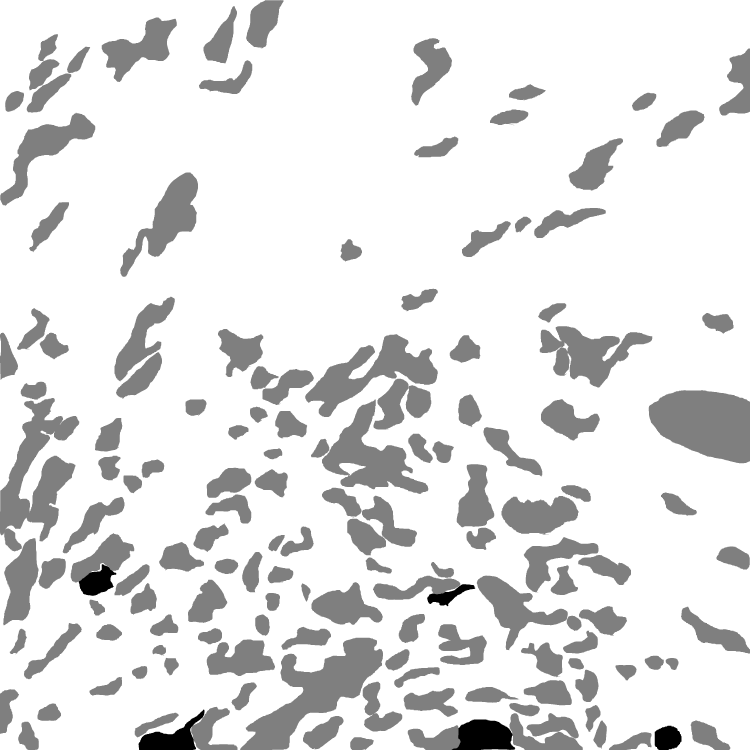
#> input picture sample_data/experiment1/image1/observer2/mask.png, 3000 x 3000 px, found by its file name (shown at 1/4 size)
$ python BWFK.py
#> lines starting #> are read from the running program, lines starting #| are printed output that depends on the picture; after the words box and inside, x2 and y2 are one past the last pixel; in counts of white or black regions, pixels touching at a corner belong together
### Utilities.py
# -*- coding: utf-8 -*-
"""
Created on Fri Feb  9 15:05:07 2024

@author: Abdulkerim Capar
"""
import os
from PIL import Image
import xml.etree.ElementTree as ET
import math

def euclidean_distance(x1, y1, x2, y2):
    return math.sqrt((x1 - x2)**2 + (y1 - y2)**2)

# Read box annotation coordinates form ASAP formatted xml file, without mask control
# [56 lines left out: functions readCentersFromXml, readCentersFromXmlWithMaskImage, not called in this run]

# Read <file_name> named images in <image_level_folder_path> folder for each <observer_list> folder
def ReadFilePathsFromImageFolder(image_level_folder_path, file_name, observer_list):
#> called with file_name = 'mask.png'
    files_all = []
    for index, observer_level_folder in enumerate(observer_list):
        observer_level_folder_path = os.path.join(image_level_folder_path, observer_level_folder)

        if os.path.isdir(observer_level_folder_path):
            file_path = os.path.join(observer_level_folder_path, file_name)
            files_all.append(file_path)

    return files_all

# Read <file_name> named images in <experiment_level_folder_path> folder for each image folder and for each <observer_list> folder
def ReadFilePathsFromExperimentFolder(experiment_level_folder_path, file_name, observer_list):
    files_all = []
    for index, image_level_folder in enumerate(os.listdir(experiment_level_folder_path)):
        image_level_folder_path = os.path.join(experiment_level_folder_path, image_level_folder)

        if not os.path.isdir(image_level_folder_path):
            continue

        files = ReadFilePathsFromImageFolder(image_level_folder_path, file_name, observer_list)
        files_all.append((image_level_folder, files))

    return files_all


# [7 lines of commented-out code are left out]

### BWFK.py
# -*- coding: utf-8 -*-
"""
Created on Fri Feb  9 15:29:53 2024

@author: Abdulkerim Capar
"""
import os
from PIL import Image
import numpy as np
from scipy.ndimage import distance_transform_edt
import statsmodels.stats.inter_rater as ir
import Utilities

def create_boundary_image(binary_image):
    rows, cols = binary_image.shape
    # boundary_image = np.zeros_like(binary_image)
    boundary_image = np.ones_like(binary_image) * 1

    for i in range(1, rows - 1):
        for j in range(1, cols - 1):
            # Check if the current pixel has opposite value neighbors
            if binary_image[i, j] == 1:
                if binary_image[i, j] != binary_image[i-1, j] or \
                   binary_image[i, j] != binary_image[i+1, j] or \
                   binary_image[i, j] != binary_image[i, j-1] or \
                   binary_image[i, j] != binary_image[i, j+1]:
                       boundary_image[i, j] = 0

    return boundary_image

def fleissKappaWeighted(rate, n, weights):
    N = len(rate)
    k = len(rate[0])
    # print("#raters = ", n, ", #subjects = ", N, ", #categories = ", k)

    weights = N * weights / sum(weights)

    # Calculate PA
    sum_pa = 0
    for row, w in zip(rate, weights):
        sum_row = 0
        for i in row:
            sum_row += i**2
        pi = (sum_row - n) / (n * (n - 1))
        sum_pa += w * pi
    PA = sum_pa / N
    # print("PA = ", PA)

    # Calculate PE
    sum_pe = 0
    for i in range(k):
        sum_pe_j = 0
        for row, w in zip(rate, weights):
            pj = row[i] / (N * n)
            sum_pe_j += w * pj
        sum_pe += sum_pe_j**2
    PE = sum_pe
    # print("PE =", PE)


    kappa = -float("inf")
    try:
        kappa = (PA - PE) / (1 - PE)
        kappa = float("{:.3f}".format(kappa))
    except ZeroDivisionError:
        print("Expected agreement = 1")

    # print("Fleiss' Kappa =", kappa)

    return kappa


def RunBWFK(image_paths, resizeW, resizeH, DL):
#> called with resizeW = 300, resizeH = 300, DL = 5
    pix_matrix = []
    distance_transforms = []

    for i, path in enumerate(image_paths):

        image = Image.open(path)
#> image is the input picture: PIL image 3000x3000 L; min 0, max 2, mean 1.77
        image2 = image.resize((resizeW,resizeH), Image.NEAREST)
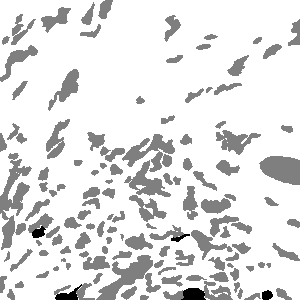
#> image2: PIL image 300x300 L; min 0, max 2, mean 1.77; drawn with min black and max white

        image_data = np.array(image2)
        image_data[image_data == 0] = 0
        image_data[image_data == 1] = 0
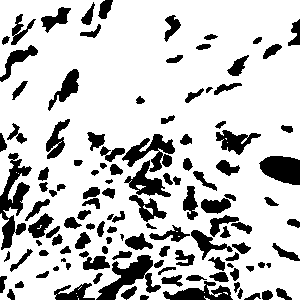
#> image_data: shape (300, 300); values 0 (black) and 2 (white), 78.2% white; 122 black regions (3 under 20 px), largest, box (x1, y1, x2, y2) and area: (0, 153, 32, 250) 1305, (96, 255, 161, 300) 1118, (122, 134, 175, 172) 903
        image_data[image_data == 2] = 1 #stroma

        boundary_data = create_boundary_image(image_data)
#> after the loop in create_boundary_image, `for i in range(1, rows - 1):`:
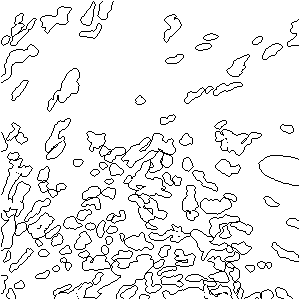
#> boundary_image: shape (300, 300); values 0 (black) and 1 (white), 92.7% white; black in thin lines or dots

        distance_transform = distance_transform_edt(boundary_data)
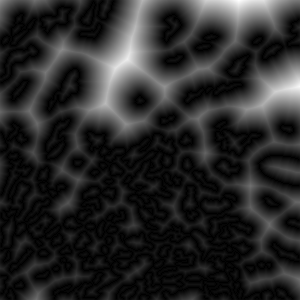
#> distance_transform: shape (300, 300) float64; min 0, max 40.82, mean 6.6; drawn with min black and max white
#> pass 3 of the loop in RunBWFK, `for i, path in enumerate(image_paths):`:
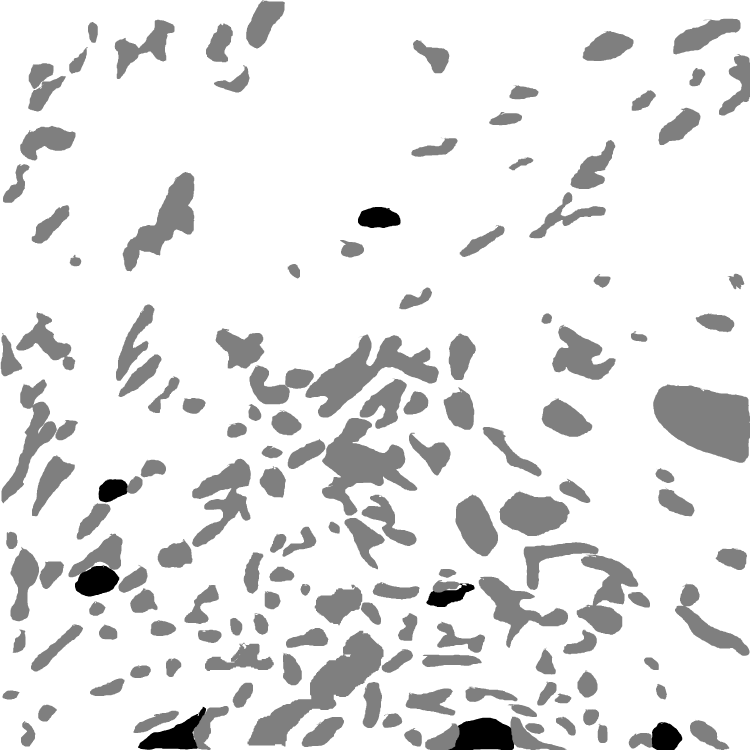
#> input picture sample_data/experiment1/image1/observer3/mask.png, 3000 x 3000 px, found by its file name (shown at 1/4 size)
#> in RunBWFK, image is the input picture: PIL image 3000x3000 L; min 0, max 2, mean 1.8
#> in RunBWFK, `image_data[image_data == 1] = 0`:
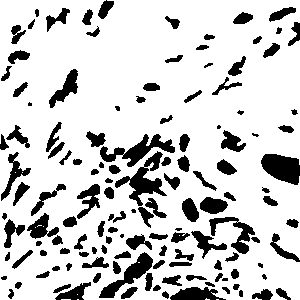
#> image_data: shape (300, 300); values 0 (black) and 2 (white), 80.8% white; 135 black regions (9 under 20 px), largest, box (x1, y1, x2, y2) and area: (115, 151, 167, 206) 923, (100, 134, 175, 167) 868, (261, 154, 300, 185) 868
#> in RunBWFK, `distance_transform = distance_transform_edt(boundary_data)`:
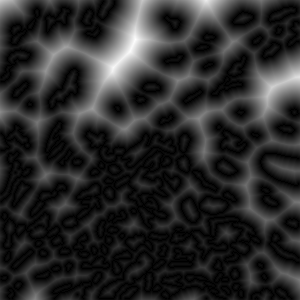
#> distance_transform: shape (300, 300) float64; min 0, max 35.81, mean 6; drawn with min black and max white

        distance_transforms.append(distance_transform)

        pixel_vector = image_data.flatten()
        pix_matrix.append(pixel_vector)


    average_distance_transform = np.mean(distance_transforms, axis=0)
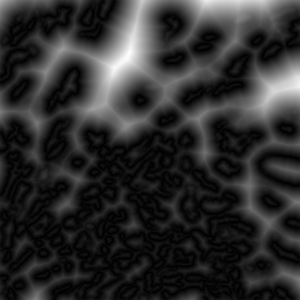
#> average_distance_transform: shape (300, 300) float64; min 0, max 35.75, mean 6.4; drawn with min black and max white

    average_distance_transform[average_distance_transform > DL] = DL
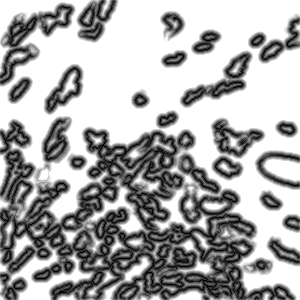
#> average_distance_transform: shape (300, 300) float64; min 0, max 5, mean 3.36; drawn with min black and max white

    pix_matrix =  np.column_stack(pix_matrix)
#> (the run stopped early here; a loop or call above may not have finished)
